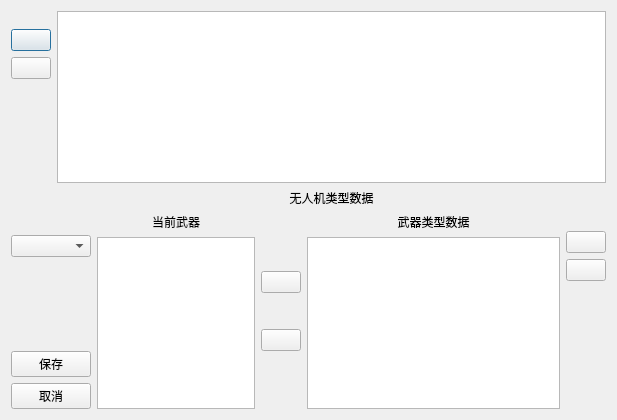
<?xml version="1.0" encoding="UTF-8"?>
<ui version="4.0">
 <class>UAVTypeDataDialog</class>
 <widget class="QDialog" name="UAVTypeDataDialog">
  <property name="geometry">
   <rect>
    <x>0</x>
    <y>0</y>
    <width>617</width>
    <height>420</height>
   </rect>
  </property>
  <property name="windowTitle">
   <string>无人机类型数据</string>
  </property>
  <property name="windowIcon">
   <iconset resource="../qavserver.qrc">
    <normaloff>:/images/icos/uav.ico</normaloff>:/images/icos/uav.ico</iconset>
  </property>
  <layout class="QVBoxLayout" name="verticalLayout_10">
   <item>
    <layout class="QHBoxLayout" name="horizontalLayout">
     <item>
      <layout class="QVBoxLayout" name="verticalLayout" stretch="1,3,3,7">
       <item>
        <spacer name="verticalSpacer_7">
         <property name="orientation">
          <enum>Qt::Vertical</enum>
         </property>
         <property name="sizeHint" stdset="0">
          <size>
           <width>20</width>
           <height>40</height>
          </size>
         </property>
        </spacer>
       </item>
       <item>
        <widget class="QPushButton" name="addUAVTypeBtn">
         <property name="text">
          <string/>
         </property>
         <property name="icon">
          <iconset resource="../qavserver.qrc">
           <normaloff>:/images/icos/add.ico</normaloff>:/images/icos/add.ico</iconset>
         </property>
        </widget>
       </item>
       <item>
        <widget class="QPushButton" name="delUAVTypeBtn">
         <property name="text">
          <string/>
         </property>
         <property name="icon">
          <iconset resource="../qavserver.qrc">
           <normaloff>:/images/icos/minus.ico</normaloff>:/images/icos/minus.ico</iconset>
         </property>
        </widget>
       </item>
       <item>
        <spacer name="verticalSpacer">
         <property name="orientation">
          <enum>Qt::Vertical</enum>
         </property>
         <property name="sizeHint" stdset="0">
          <size>
           <width>20</width>
           <height>40</height>
          </size>
         </property>
        </spacer>
       </item>
      </layout>
     </item>
     <item>
      <layout class="QVBoxLayout" name="verticalLayout_4">
       <item>
        <widget class="QTableWidget" name="uavTableWidget">
         <property name="alternatingRowColors">
          <bool>true</bool>
         </property>
         <property name="selectionMode">
          <enum>QAbstractItemView::SingleSelection</enum>
         </property>
         <property name="selectionBehavior">
          <enum>QAbstractItemView::SelectRows</enum>
         </property>
        </widget>
       </item>
       <item>
        <widget class="QLabel" name="label">
         <property name="text">
          <string>无人机类型数据</string>
         </property>
         <property name="alignment">
          <set>Qt::AlignCenter</set>
         </property>
        </widget>
       </item>
      </layout>
     </item>
    </layout>
   </item>
   <item>
    <layout class="QHBoxLayout" name="horizontalLayout_3" stretch="1,5,1,8,1">
     <item>
      <layout class="QVBoxLayout" name="verticalLayout_2" stretch="1,2,4,2,2">
       <item>
        <spacer name="verticalSpacer_6">
         <property name="orientation">
          <enum>Qt::Vertical</enum>
         </property>
         <property name="sizeHint" stdset="0">
          <size>
           <width>20</width>
           <height>40</height>
          </size>
         </property>
        </spacer>
       </item>
       <item>
        <widget class="QComboBox" name="uavTypeComboBox"/>
       </item>
       <item>
        <spacer name="verticalSpacer_2">
         <property name="orientation">
          <enum>Qt::Vertical</enum>
         </property>
         <property name="sizeHint" stdset="0">
          <size>
           <width>20</width>
           <height>40</height>
          </size>
         </property>
        </spacer>
       </item>
       <item>
        <widget class="QPushButton" name="saveBtn">
         <property name="text">
          <string>保存</string>
         </property>
         <property name="icon">
          <iconset resource="../qavserver.qrc">
           <normaloff>:/images/icos/save.ico</normaloff>:/images/icos/save.ico</iconset>
         </property>
        </widget>
       </item>
       <item>
        <widget class="QPushButton" name="cancelBtn">
         <property name="text">
          <string>取消</string>
         </property>
         <property name="icon">
          <iconset resource="../qavserver.qrc">
           <normaloff>:/images/icos/x.ico</normaloff>:/images/icos/x.ico</iconset>
         </property>
        </widget>
       </item>
      </layout>
     </item>
     <item>
      <layout class="QVBoxLayout" name="verticalLayout_7">
       <item>
        <widget class="QLabel" name="label_2">
         <property name="text">
          <string>当前武器</string>
         </property>
         <property name="alignment">
          <set>Qt::AlignCenter</set>
         </property>
        </widget>
       </item>
       <item>
        <widget class="QTableWidget" name="currentWeaponTableWidget">
         <property name="alternatingRowColors">
          <bool>true</bool>
         </property>
         <property name="selectionMode">
          <enum>QAbstractItemView::SingleSelection</enum>
         </property>
         <property name="selectionBehavior">
          <enum>QAbstractItemView::SelectRows</enum>
         </property>
        </widget>
       </item>
      </layout>
     </item>
     <item>
      <layout class="QVBoxLayout" name="verticalLayout_3" stretch="2,1,1,1,2">
       <item>
        <spacer name="verticalSpacer_4">
         <property name="orientation">
          <enum>Qt::Vertical</enum>
         </property>
         <property name="sizeHint" stdset="0">
          <size>
           <width>20</width>
           <height>40</height>
          </size>
         </property>
        </spacer>
       </item>
       <item>
        <widget class="QPushButton" name="addWeaponBtn">
         <property name="styleSheet">
          <string notr="true"/>
         </property>
         <property name="text">
          <string/>
         </property>
         <property name="icon">
          <iconset resource="../qavserver.qrc">
           <normaloff>:/images/icos/arrow_left.ico</normaloff>:/images/icos/arrow_left.ico</iconset>
         </property>
         <property name="iconSize">
          <size>
           <width>32</width>
           <height>32</height>
          </size>
         </property>
        </widget>
       </item>
       <item>
        <spacer name="verticalSpacer_3">
         <property name="orientation">
          <enum>Qt::Vertical</enum>
         </property>
         <property name="sizeHint" stdset="0">
          <size>
           <width>20</width>
           <height>40</height>
          </size>
         </property>
        </spacer>
       </item>
       <item>
        <widget class="QPushButton" name="delWeaponBtn">
         <property name="styleSheet">
          <string notr="true"/>
         </property>
         <property name="text">
          <string/>
         </property>
         <property name="icon">
          <iconset resource="../qavserver.qrc">
           <normaloff>:/images/icos/arrow_right.ico</normaloff>:/images/icos/arrow_right.ico</iconset>
         </property>
         <property name="iconSize">
          <size>
           <width>32</width>
           <height>32</height>
          </size>
         </property>
        </widget>
       </item>
       <item>
        <spacer name="verticalSpacer_5">
         <property name="orientation">
          <enum>Qt::Vertical</enum>
         </property>
         <property name="sizeHint" stdset="0">
          <size>
           <width>20</width>
           <height>40</height>
          </size>
         </property>
        </spacer>
       </item>
      </layout>
     </item>
     <item>
      <layout class="QVBoxLayout" name="verticalLayout_5">
       <item>
        <widget class="QLabel" name="label_4">
         <property name="text">
          <string>武器类型数据</string>
         </property>
         <property name="alignment">
          <set>Qt::AlignCenter</set>
         </property>
        </widget>
       </item>
       <item>
        <widget class="QTableWidget" name="weaponTypeDataTableWidget">
         <property name="alternatingRowColors">
          <bool>true</bool>
         </property>
         <property name="selectionMode">
          <enum>QAbstractItemView::SingleSelection</enum>
         </property>
         <property name="selectionBehavior">
          <enum>QAbstractItemView::SelectRows</enum>
         </property>
        </widget>
       </item>
      </layout>
     </item>
     <item>
      <layout class="QVBoxLayout" name="verticalLayout_9" stretch="1,3,3,7">
       <item>
        <spacer name="verticalSpacer_10">
         <property name="orientation">
          <enum>Qt::Vertical</enum>
         </property>
         <property name="sizeHint" stdset="0">
          <size>
           <width>20</width>
           <height>40</height>
          </size>
         </property>
        </spacer>
       </item>
       <item>
        <widget class="QPushButton" name="addWeaponTypeBtn">
         <property name="text">
          <string/>
         </property>
         <property name="icon">
          <iconset resource="../qavserver.qrc">
           <normaloff>:/images/icos/add.ico</normaloff>:/images/icos/add.ico</iconset>
         </property>
        </widget>
       </item>
       <item>
        <widget class="QPushButton" name="delWeaponTypeBtn">
         <property name="text">
          <string/>
         </property>
         <property name="icon">
          <iconset resource="../qavserver.qrc">
           <normaloff>:/images/icos/minus.ico</normaloff>:/images/icos/minus.ico</iconset>
         </property>
        </widget>
       </item>
       <item>
        <spacer name="verticalSpacer_11">
         <property name="orientation">
          <enum>Qt::Vertical</enum>
         </property>
         <property name="sizeHint" stdset="0">
          <size>
           <width>20</width>
           <height>40</height>
          </size>
         </property>
        </spacer>
       </item>
      </layout>
     </item>
    </layout>
   </item>
  </layout>
 </widget>
 <resources>
  <include location="../qavserver.qrc"/>
 </resources>
 <connections>
  <connection>
   <sender>saveBtn</sender>
   <signal>clicked()</signal>
   <receiver>UAVTypeDataDialog</receiver>
   <slot>accept()</slot>
   <hints>
    <hint type="sourcelabel">
     <x>19</x>
     <y>361</y>
    </hint>
    <hint type="destinationlabel">
     <x>4</x>
     <y>366</y>
    </hint>
   </hints>
  </connection>
  <connection>
   <sender>cancelBtn</sender>
   <signal>clicked()</signal>
   <receiver>UAVTypeDataDialog</receiver>
   <slot>reject()</slot>
   <hints>
    <hint type="sourcelabel">
     <x>47</x>
     <y>398</y>
    </hint>
    <hint type="destinationlabel">
     <x>-3</x>
     <y>397</y>
    </hint>
   </hints>
  </connection>
 </connections>
</ui>
